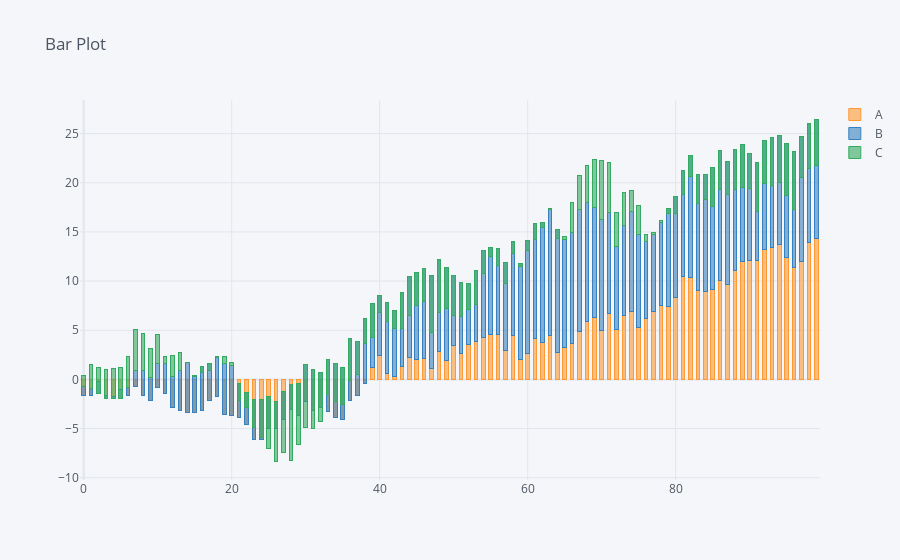

Notebook cell for this chart:
### Code cell
df.iplot(kind = 'bar', barmode = 'stack', bargap = 0.5, title = 'Bar Plot')
